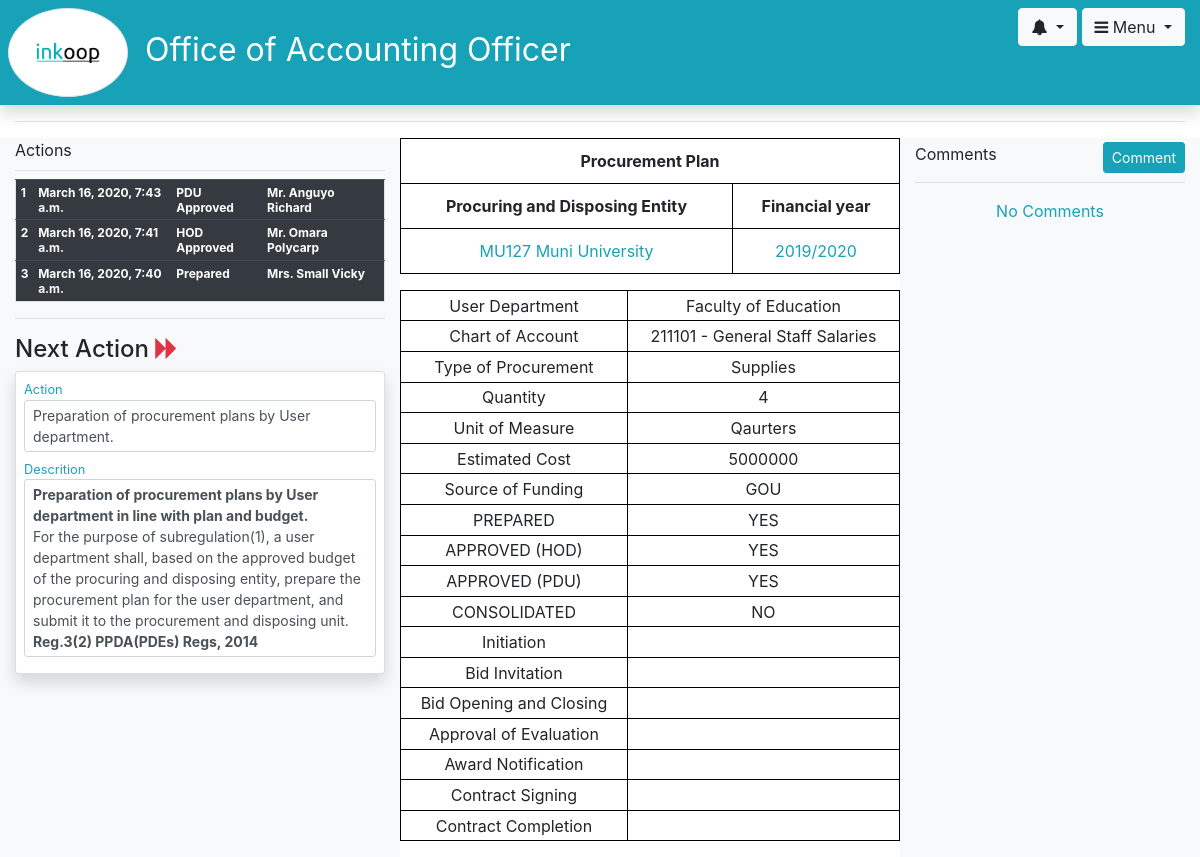
/plan-details/1 (signed in), run on an earlier commit of the app's database.
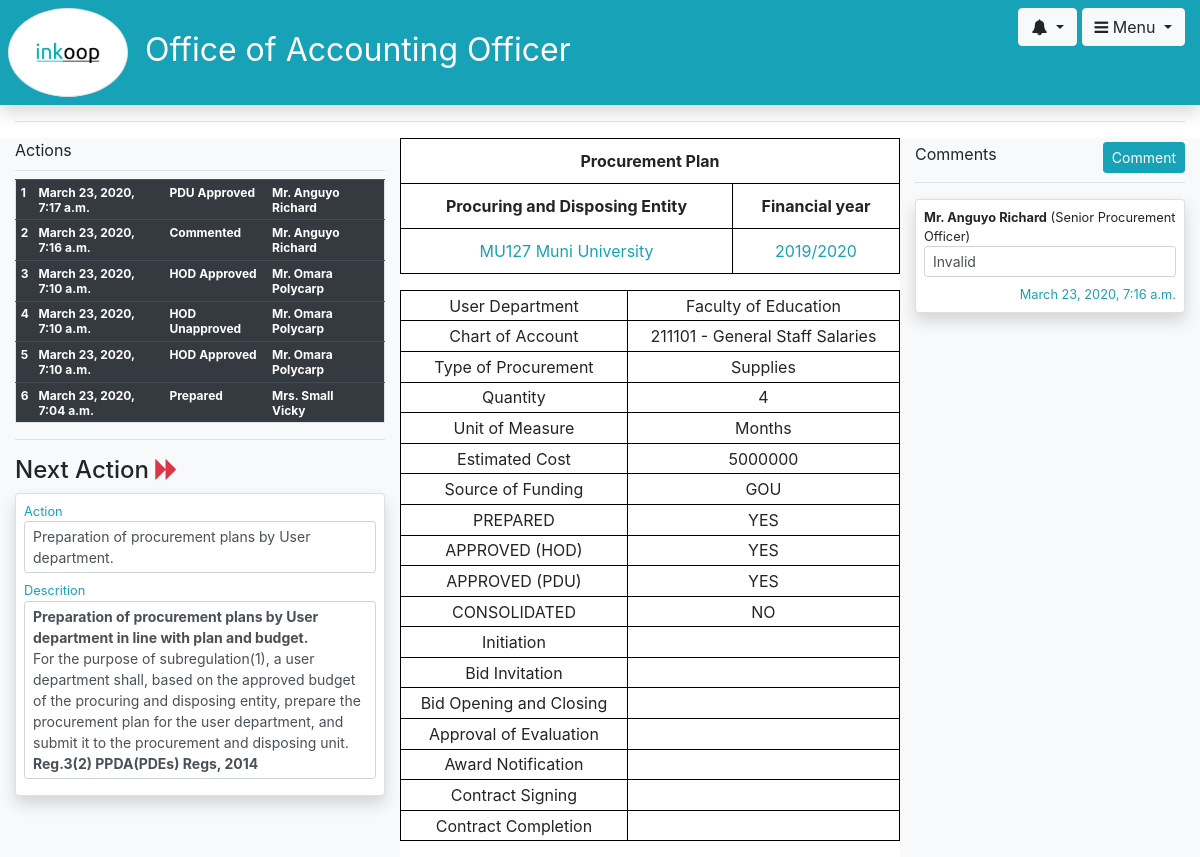
And on a later commit of the database.
### plan/models.py (models this page shows, shortened)
class PlanAction(models.Model):
    date = models.DateTimeField(auto_now_add=True)
    action = models.CharField(max_length=64)
    detail = models.CharField(max_length=512, null=True)
    member = models.ForeignKey(Member, on_delete=models.CASCADE)
    plan = models.ForeignKey(Plan, on_delete=models.CASCADE)

class Member(models.Model):
    first_name = models.CharField(max_length=15)
    last_name = models.CharField(max_length=15)
    title = models.CharField(max_length=30, default="")
    email = models.EmailField()
    telephone = models.CharField(max_length=15)
    hod = models.BooleanField(default=False)
    user_department = models.ForeignKey(UserDepartment, on_delete=models.CASCADE)
    profile = models.OneToOneField(Profile, on_delete=models.CASCADE, null=True)
    def __str__(self):
        return " ".join([self.first_name, self.last_name])

class Plan(models.Model):
    user_department = models.ForeignKey(UserDepartment, on_delete=models.CASCADE)
    chart_of_account = models.ForeignKey(Expense, on_delete=models.CASCADE)
    subject_of_procurement = models.CharField(max_length=100)
    type_of_procurement = models.ForeignKey(ProcurementType, on_delete=models.CASCADE)
    quantity = models.IntegerField()
    unit_of_measure = models.CharField(max_length=100)
    estimated_cost = models.IntegerField()
    source_of_funding = models.CharField(max_length=100) # TODO => split to GOU and Project
    date_required_q1 = models.BooleanField()
    date_required_q2 = models.BooleanField()
    date_required_q3 = models.BooleanField()
    date_required_q4 = models.BooleanField()
    prepared = models.BooleanField(default=True)
    hod_approved = models.BooleanField(default=False)
    pdu_approved = models.BooleanField(default=False)
    reverted = models.BooleanField(default=False)
    consolidated = models.BooleanField(default=False)
    date_prepared = models.DateTimeField(null=True)
    date_hod_approved = models.DateTimeField(null=True)
    date_pdu_approved = models.DateTimeField(null=True)
    date_reverted = models.DateTimeField(null=True)
    date_consolidated = models.DateTimeField(null=True)
    consolidation_group = models.ForeignKey(ConsolidationGroup, on_delete=models.CASCADE, null=True)
    def comments(self):
        return PlanComment.objects.filter(plan=self).order_by("-date")
    def actions(self):
        return PlanAction.objects.filter(plan=self).order_by("-date")

class UserDepartment(models.Model):
    name = models.CharField(max_length=100)
    budget_sealing = models.IntegerField()
    plan_prepared = models.BooleanField(default=False)
    plan_prepared_date = models.DateTimeField(null=True)
    plan_submitted = models.BooleanField(default=False)
    plan_submitted_date = models.DateTimeField(null=True)
    plan_received = models.BooleanField(default=False)
    plan_received_date = models.DateTimeField(null=True)
    plan_reverted = models.BooleanField(default=False)
    plan_reverted_date = models.DateTimeField(null=True)
    plan_reverted_reason = models.CharField(null=True)
    plan_reverted_reason = models.CharField(max_length=512, null=True)
    sub_programme = models.ForeignKey(SubProgramme, on_delete=models.CASCADE)
    def __str__(self):
        return self.name

class Expense(models.Model):
    code = models.CharField(max_length=10)
    name = models.CharField(max_length=128)
    def __str__(self):
        return " ".join([self.code, "-", self.name])

class ProcurementType(models.Model):
    name = models.CharField(max_length=30)
    def __str__(self):
        return self.name

class PlanComment(models.Model):
    date = models.DateTimeField(auto_now_add=True)
    comment = models.CharField(max_length=512)
    member = models.ForeignKey(Member, on_delete=models.CASCADE)
    plan = models.ForeignKey(Plan, on_delete=models.CASCADE)

### plan/views/views.py (the view)
# urls.py: path('plan-details/<int:id>', views.plan_details, name='plan_details'),
@login_required
def plan_details(request, id):
    plan = Plan.objects.get(id=id)
    context = {"plan": plan}
    return render(request, 'user_department/plan-details.html', context)

### plan/models.py (called while the page is built)
    def __str__(self):
        return " ".join([str(self.code), str(self.name)])

### plan/templates/user_department/plan-details.html (shortened to what the changed rows need)
{% extends 'user_department/logged-in-base.html' %}
{% load procurement_tags %}
{% block content %}
	<div class="container-fluid">
		<div class="row">
			<div class="col-md-4 bg-light">
                <div>
                    <table class="table table-sm border table-hover table-dark" style="cursor: pointer;">
                        <tbody style="font-size: 12px;" class="font-weight-bold">
                                {% for action in plan.actions %}
                                    <tr class="text-{{action.initiation.tag}}">
                                        <td>{{ forloop.counter }}</td>
                                        <td>{{ action.date }}</td>
                                        <td>{{ action.action }}</td>
                                        <td>{{ action.member }}</td>
                                        <td></td>
                                    </tr>
                                {% endfor %}
                        </tbody>
                    </table>
                </div>
			</div>
			<div class="col-md-5">
                <div class="row" id="requisition">
                    <table class="table table-responsive-sm">
                        <tr>
                            <th style="border: 1px solid black;" class="text-center" colspan="4">Procurement Plan</th>
                        </tr>
                        <tr class="text-center">
                            <th style=" border: 1px solid black;">Procuring and Disposing Entity</th>
                            <th style=" border: 1px solid black;">Financial year</th>
                        </tr>
                    </table>
                    <table class="table table-hover table-sm table-responsive-sm">
                        <tr>
                            <td style="border: 1px solid black;" class="text-center" colspan="2">User Department</td>
                            <td style="border: 1px solid black;" class="text-center" colspan="2">{{ plan.user_department }}</td>
                        </tr>
                        <tr>
                            <td style="border: 1px solid black;" class="text-center" colspan="2">Chart of Account</td>
                            <td style="border: 1px solid black;" class="text-center" colspan="2">{{ plan.chart_of_account }}</td>
                        </tr>
                        <tr>
                            <td style="border: 1px solid black;" class="text-center" colspan="2">Type of Procurement</td>
                            <td style="border: 1px solid black;" class="text-center" colspan="2">{{ plan.type_of_procurement }}</td>
                        </tr>
                        <tr>
                            <td style="border: 1px solid black;" class="text-center" colspan="2">Quantity</td>
                            <td style="border: 1px solid black;" class="text-center" colspan="2">{{ plan.quantity }}</td>
                        </tr>
                        <tr>
                            <td style="border: 1px solid black;" class="text-center" colspan="2">Unit of Measure</td>
                            <td style="border: 1px solid black;" class="text-center" colspan="2">{{ plan.unit_of_measure }}</td>
                        </tr>
                        <tr>
                            <td style="border: 1px solid black;" class="text-center" colspan="2">Estimated Cost</td>
                            <td style="border: 1px solid black;" class="text-center" colspan="2">{{ plan.estimated_cost }}</td>
                        </tr>
                        <tr>
                            <td style="border: 1px solid black;" class="text-center" colspan="2">Source of Funding</td>
                            <td style="border: 1px solid black;" class="text-center" colspan="2">{{ plan.source_of_funding }}</td>
                        </tr>
                    </table>
                </div>
			</div>
			<div class="col-md-3 bg-light">
                {% for comment in plan.comments %}
    				<div class="form-group card shadow p-2">
                        <small style="height: auto">
                            <strong>{{ comment.member }}</strong> ({{ comment.member.title }})
                        </small>
                        <label class="form-control form-control-sm" style="height: auto">
                            {{ comment.comment }}
                        </label>
                        <small class="text-info" align="right">
                            {{ comment.date }}
                        </small>
                    </div>
                {% endfor %}
                <div align="center">
                    {% if plan.comments|length == 0 %}
                        <label class="text-info">No Comments</label>
                    {% endif %}
                </div>
			</div>
		</div>
	</div>
{% endblock %}

What changed in the data, as far as the page shows it:
no longer on this page (row edited): PlanAction: date "March 16, 2020, 7:41 a.m.", action "HOD Approved", member "Mr. Omara Polycarp"
added PlanAction: date "March 23, 2020, 7:17 a.m.", action "PDU Approved", member "Mr. Anguyo Richard"
added PlanAction: date "March 23, 2020, 7:16 a.m.", action "Commented", member "Mr. Anguyo Richard"
added PlanAction: date "March 23, 2020, 7:10 a.m.", action "HOD Approved", member "Mr. Omara Polycarp"
changed PlanAction: date "March 16, 2020, 7:43 a.m." → "March 23, 2020, 7:10 a.m."; action "PDU Approved" → "HOD Unapproved"; member "Mr. Anguyo Richard" → "Mr. Omara Polycarp"
now on this page (row edited): PlanAction: date "March 23, 2020, 7:10 a.m.", action "HOD Approved", member "Mr. Omara Polycarp"
changed PlanAction "Prepared": date "March 16, 2020, 7:40 a.m." → "March 23, 2020, 7:04 a.m."
changed Plan "GOU": unit_of_measure "Qaurters" → "Months"
added PlanComment: member "Mr. Anguyo Richard", member "Senior Procurement Officer", comment "Invalid", date "March 23, 2020, 7:16 a.m."
Also different on the page:
text no longer shown: "No Comments"
